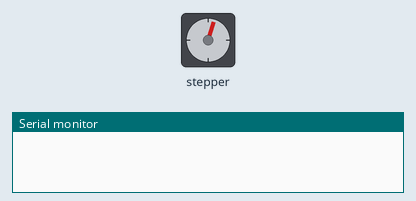
Simulated run of this sketch. Board: Arduino Uno, built with avr-gcc and run on an emulated ATmega328P. Shown: stepper motor, the last lines printed to the serial monitor. Stepper angles assume 2048 steps per turn.

Above: at 1.57 s.
At 10.66 s:
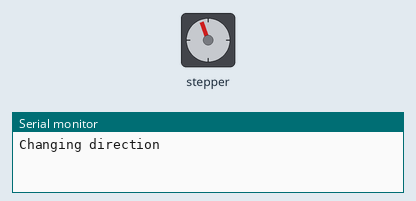
At 20.63 s:
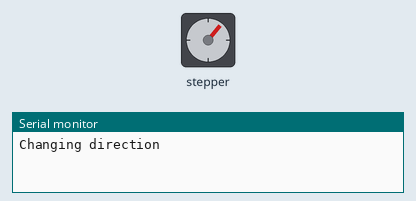
At 39.83 s:
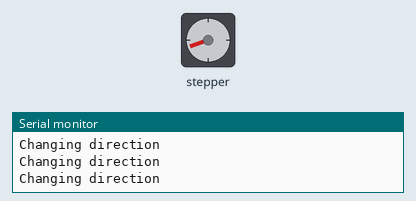
Timing chart, 0 to 40.0 s (numbered marks = the images above):
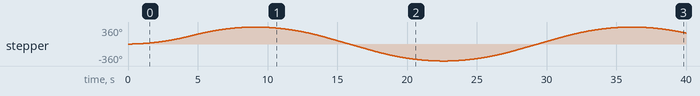

The sketch:

04_Moving_Robot_Presicion.ino
```cpp
#include <AccelStepper.h>

const int stepsPerRevolution = 2048;  // change this to fit the number of steps per revolution

// ULN2003 Motor Driver Pins
#define IN1 5
#define IN2 4
#define IN3 14
#define IN4 12

// initialize the stepper library
AccelStepper stepper(AccelStepper::HALF4WIRE, IN1, IN3, IN2, IN4);

void setup() {
  // initialize the serial port
  Serial.begin(9600);

  // set the speed and acceleration
  stepper.setMaxSpeed(500);
  stepper.setAcceleration(100);
  // set target position
  stepper.moveTo(stepsPerRevolution);
}

void loop() {
  // check current stepper motor position to invert direction
  if (stepper.distanceToGo() == 0){
    stepper.moveTo(-stepper.currentPosition());
    Serial.println("Changing direction");
  }
  // move the stepper motor (one step at a time)
  stepper.run();
}
```

Measured:
- by itself, stepper: turns 360° clockwise in 8.8 s, then 720° counter-clockwise in 13.2 s, then 720° clockwise in 13.2 s, then 129° counter-clockwise in 3.8 s
